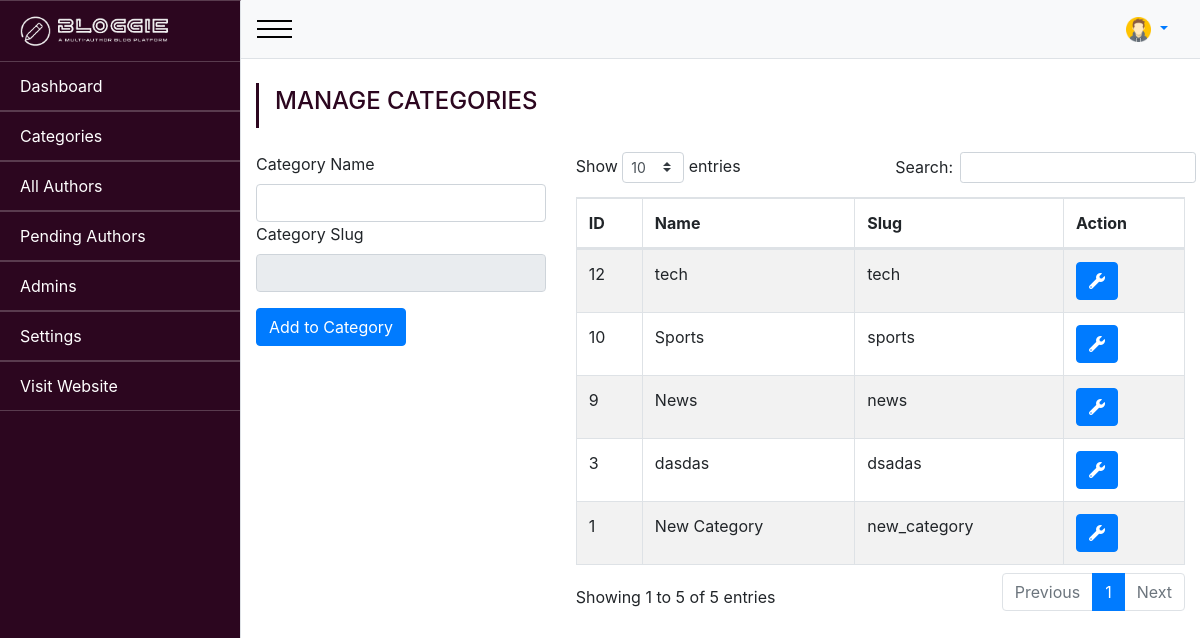
The page /admin/manage-category.php on the database its author committed.
### tables this page shows
CREATE TABLE `categories` (
  `id` int(100) NOT NULL,
  `slug` varchar(200) NOT NULL,
  `name` varchar(200) NOT NULL,
  `status` varchar(200) NOT NULL,
  `date` date NOT NULL DEFAULT current_timestamp()
);

### admin/manage-category.php (the view, shortened to what this page needs)
<?php
$page_tittle = "manage Categories";
include 'admin-header.php';
?>
<div class="container-fluid">
    <div class="page_tittle p-1 pl-3 mt-4 mb-4  ">
        <h4><?php echo $page_tittle ?></h4>
    </div>
</div>
<div class="container-fluid pb-5">
    <div class="row">
        <div class="col-lg-4">
            <div class="pb-5">
                <form action="process-addcat.php" method="post">
                    <label for="">Category Name</label>
                    <input id="tittle" name="cat-name" type="text" class="form-control" required>
                    <label for="">Category Slug</label>
                    <input id="slug" name="cat_slug" type="text" class="form-control" readonly>
                    <button name="add_cat" type="submit" class="btn btn-primary mt-3">Add to Category</button>
                </form>
            </div>
        </div>
        <div class="col-lg-8">
            <div class="">
                <table id="example" class="table table-striped table-bordered" style="width:100%">
                    <thead>
                        <tr>
                            <th>ID</th>
                            <th>Name</th>
                            <th>Slug</th>
                            <th>Action</th>
                        </tr>
                    </thead>
                    <tbody>
                        <?php
                        $topic_query = " SELECT * FROM `categories`  ORDER BY id DESC";
                        $result = mysqli_query($con, $topic_query);
                        if (mysqli_num_rows($result) > 0) {
                            while ($row = mysqli_fetch_assoc($result)) {
                                $topic_id = $row["id"];
                                $topic_name = $row["name"];
                                $topic_slug = $row["slug"];
                        ?>
                                <tr>
                                    <td><?php echo $topic_id ?></td>
                                    <td><?php echo $topic_name ?></td>
                                    <td><?php echo $topic_slug ?></td>
                                    <td><a name="" id="" class="btn btn-primary" data-toggle="modal" href="#auid<?php echo $topic_id ?>" role="button"><i class="fas fa-wrench"></i></a></td>
                                </tr>
                        <?php
                            }
                        }
                        ?>
                    </tbody>
                </table>
            </div>
        </div>
    </div>
</div>
<?php include 'admin-footer.php'; ?>

### admin/css/admin_main.css (style rules this page uses)
:root { --primary-dark: #2c061f; --text-grey: #374045; --action-yellow: #d89216; --light-yellow: #e1d89f; }
.page_tittle { transition: 1s; transition-delay: .2s; border-left: 3px solid var(--primary-dark); ; color: var(--primary-dark); text-transform: uppercase; cursor: pointer; }

### rows shown on the page
categories: id "12", name "tech", slug "tech"
categories: id "10", name "Sports", slug "sports"
categories: id "9", name "News", slug "news"
categories: id "3", name "dasdas", slug "dsadas"
categories: id "1", name "New Category", slug "new_category"

### other values the page prints
$page_tittle "MANAGE CATEGORIES"
